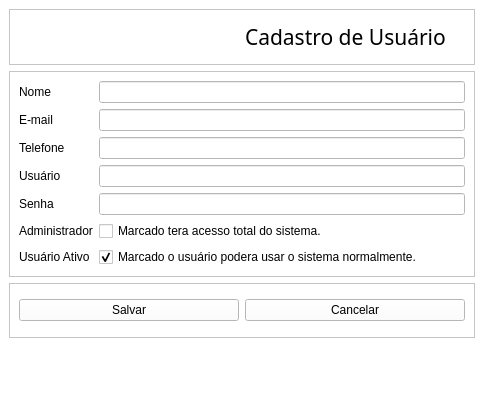
<?xml version="1.0" encoding="UTF-8"?>
<ui version="4.0">
 <class>CadastrodeUsuario</class>
 <widget class="QMainWindow" name="CadastrodeUsuario">
  <property name="windowModality">
   <enum>Qt::ApplicationModal</enum>
  </property>
  <property name="geometry">
   <rect>
    <x>0</x>
    <y>0</y>
    <width>484</width>
    <height>409</height>
   </rect>
  </property>
  <property name="windowTitle">
   <string>Cadastro de Usuário</string>
  </property>
  <property name="styleSheet">
   <string notr="true">background-color: rgb(255, 255, 255);</string>
  </property>
  <widget class="QWidget" name="centralwidget">
   <layout class="QVBoxLayout" name="verticalLayout">
    <item>
     <widget class="QFrame" name="frame_4">
      <property name="frameShape">
       <enum>QFrame::StyledPanel</enum>
      </property>
      <property name="frameShadow">
       <enum>QFrame::Raised</enum>
      </property>
      <layout class="QHBoxLayout" name="horizontalLayout">
       <item>
        <widget class="QLabel" name="TX_Foto">
         <property name="sizePolicy">
          <sizepolicy hsizetype="Preferred" vsizetype="Minimum">
           <horstretch>0</horstretch>
           <verstretch>0</verstretch>
          </sizepolicy>
         </property>
         <property name="text">
          <string/>
         </property>
         <property name="pixmap">
          <pixmap>../Arte/user_person_customer_man_1532.ico</pixmap>
         </property>
         <property name="scaledContents">
          <bool>false</bool>
         </property>
         <property name="alignment">
          <set>Qt::AlignCenter</set>
         </property>
        </widget>
       </item>
       <item>
        <widget class="QLabel" name="TX_Cadastro">
         <property name="font">
          <font>
           <family>Marlboro</family>
           <pointsize>16</pointsize>
          </font>
         </property>
         <property name="text">
          <string>Cadastro de Usuário</string>
         </property>
         <property name="alignment">
          <set>Qt::AlignLeading|Qt::AlignLeft|Qt::AlignVCenter</set>
         </property>
        </widget>
       </item>
      </layout>
     </widget>
    </item>
    <item>
     <widget class="QFrame" name="frame">
      <property name="frameShape">
       <enum>QFrame::StyledPanel</enum>
      </property>
      <property name="frameShadow">
       <enum>QFrame::Raised</enum>
      </property>
      <layout class="QFormLayout" name="formLayout">
       <item row="0" column="0">
        <widget class="QLabel" name="TX_Nome">
         <property name="text">
          <string>Nome</string>
         </property>
        </widget>
       </item>
       <item row="0" column="1">
        <widget class="QLineEdit" name="CP_Nome"/>
       </item>
       <item row="1" column="0">
        <widget class="QLabel" name="TX_Email">
         <property name="text">
          <string>E-mail</string>
         </property>
        </widget>
       </item>
       <item row="1" column="1">
        <widget class="QLineEdit" name="CP_Email"/>
       </item>
       <item row="2" column="0">
        <widget class="QLabel" name="TX_Telefone">
         <property name="text">
          <string>Telefone</string>
         </property>
        </widget>
       </item>
       <item row="2" column="1">
        <widget class="QLineEdit" name="CP_Telefone"/>
       </item>
       <item row="3" column="0">
        <widget class="QLabel" name="TX_Usuario">
         <property name="text">
          <string>Usuário</string>
         </property>
        </widget>
       </item>
       <item row="3" column="1">
        <widget class="QLineEdit" name="CP_Usuario">
         <property name="echoMode">
          <enum>QLineEdit::Normal</enum>
         </property>
        </widget>
       </item>
       <item row="4" column="0">
        <widget class="QLabel" name="TX_Senha">
         <property name="text">
          <string>Senha</string>
         </property>
        </widget>
       </item>
       <item row="4" column="1">
        <widget class="QLineEdit" name="CP_Senha">
         <property name="echoMode">
          <enum>QLineEdit::Password</enum>
         </property>
        </widget>
       </item>
       <item row="5" column="0">
        <widget class="QLabel" name="TX_Administrador">
         <property name="text">
          <string>Administrador</string>
         </property>
        </widget>
       </item>
       <item row="5" column="1">
        <widget class="QCheckBox" name="CP_Administrador">
         <property name="toolTipDuration">
          <number>1</number>
         </property>
         <property name="text">
          <string>Marcado tera acesso total do sistema.</string>
         </property>
         <property name="checkable">
          <bool>true</bool>
         </property>
        </widget>
       </item>
       <item row="6" column="0">
        <widget class="QLabel" name="TX_Ativo">
         <property name="text">
          <string>Usuário Ativo</string>
         </property>
        </widget>
       </item>
       <item row="6" column="1">
        <widget class="QCheckBox" name="CP_Ativo">
         <property name="text">
          <string>Marcado o usuário podera usar o sistema normalmente.</string>
         </property>
         <property name="checkable">
          <bool>true</bool>
         </property>
         <property name="checked">
          <bool>true</bool>
         </property>
        </widget>
       </item>
      </layout>
     </widget>
    </item>
    <item>
     <widget class="QFrame" name="frame_2">
      <property name="frameShape">
       <enum>QFrame::StyledPanel</enum>
      </property>
      <property name="frameShadow">
       <enum>QFrame::Raised</enum>
      </property>
      <layout class="QHBoxLayout" name="horizontalLayout_2">
       <item>
        <widget class="QPushButton" name="BT_Salvar">
         <property name="text">
          <string>Salvar</string>
         </property>
         <property name="icon">
          <iconset>
           <normaloff>../Arte/check_ok_accept_apply_1582.ico</normaloff>../Arte/check_ok_accept_apply_1582.ico</iconset>
         </property>
        </widget>
       </item>
       <item>
        <widget class="QPushButton" name="BT_Cancelar">
         <property name="text">
          <string>Cancelar</string>
         </property>
         <property name="icon">
          <iconset>
           <normaloff>../Arte/delete_delete_exit_1577.ico</normaloff>../Arte/delete_delete_exit_1577.ico</iconset>
         </property>
        </widget>
       </item>
      </layout>
     </widget>
    </item>
    <item>
     <widget class="QLabel" name="TX_Aviso">
      <property name="sizePolicy">
       <sizepolicy hsizetype="Minimum" vsizetype="Minimum">
        <horstretch>0</horstretch>
        <verstretch>0</verstretch>
       </sizepolicy>
      </property>
      <property name="font">
       <font>
        <family>Arial Black</family>
        <pointsize>12</pointsize>
        <weight>75</weight>
        <bold>true</bold>
       </font>
      </property>
      <property name="styleSheet">
       <string notr="true">color: rgb(255, 0, 0);</string>
      </property>
      <property name="text">
       <string/>
      </property>
      <property name="alignment">
       <set>Qt::AlignCenter</set>
      </property>
     </widget>
    </item>
   </layout>
  </widget>
 </widget>
 <resources/>
 <connections/>
</ui>
